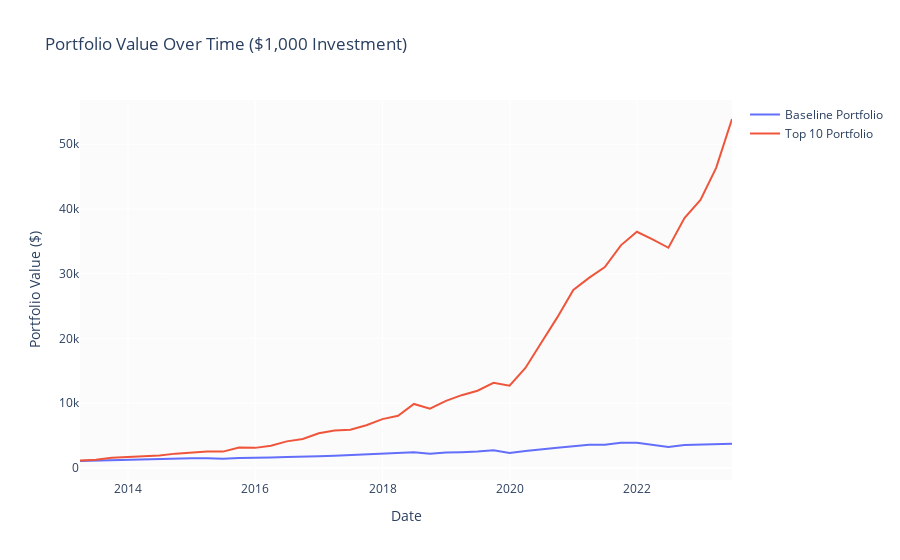

This figure's notebook cell:
### Code cell
import plotly.graph_objects as go

# Assuming you have a dataframe 'df_avg' with columns 'datadate', 'baseline_portfolio', and 'top_10'

# Calculate the cumulative return for both portfolios
df_avg['baseline_cum_return'] = (1 + df_avg['baseline']).cumprod()
df_avg['top_10_cum_return'] = (1 + df_avg['top_10']).cumprod()

# Calculate the value over time of a $1,000 investment
initial_investment = 1000
df_avg['baseline_value'] = initial_investment * df_avg['baseline_cum_return']
df_avg['top_10_value'] = initial_investment * df_avg['top_10_cum_return']

# Create the plot
fig = go.Figure()

# Add baseline portfolio trace
fig.add_trace(go.Scatter(x=df_avg['datadate'], y=df_avg['baseline_value'],
                         mode='lines', name='Baseline Portfolio'))

# Add top_10 portfolio trace
fig.add_trace(go.Scatter(x=df_avg['datadate'], y=df_avg['top_10_value'],
                         mode='lines', name='Top 10 Portfolio'))

# Update the layout
fig.update_layout(
    title='Portfolio Value Over Time ($1,000 Investment)',
    xaxis_title='Date',
    yaxis_title='Portfolio Value ($)',
)

# Show the plot
fig.show()
